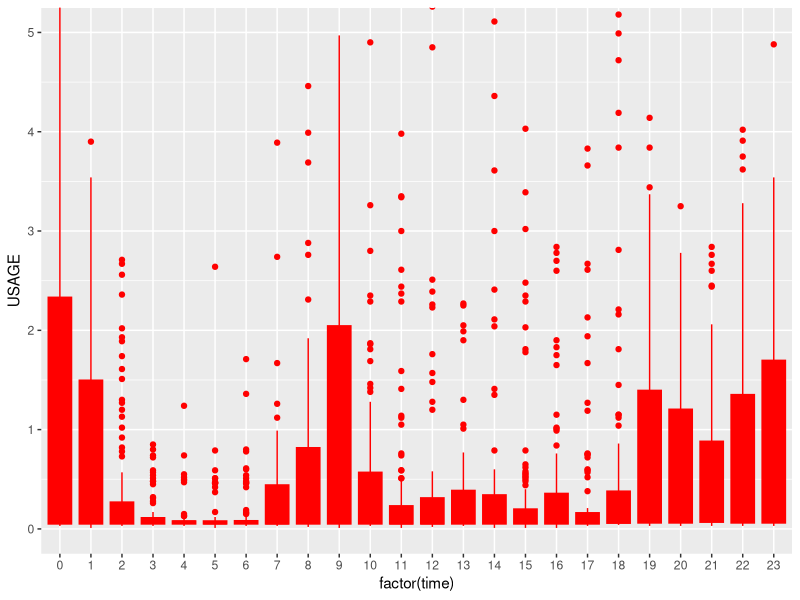

Write the R code that produced this figure.
# Data loading and manupulation

df <- read.csv("PGEdata1.csv", header = TRUE)

# Converting DATE to POSIXct format
df$DATE<-as.POSIXct(strptime(df$DATE, "%m/%d/%Y"))
# Adding a 'time' column to convert START.TIME to HH:MM format
df$time<-as.POSIXct(strptime(df$START.TIME, "%H:%M"))
# Converting 'time' column to starting hour data using 'format' function
df$time<-as.numeric(format(df$time, "%H"))

df$month <- as.numeric(format(df$DATE, "%m"))
library(ggplot2)
#pl <- ggplot(df,aes(month, USAGE))+geom_area(aes(color= time), size = 4, position = position_jitter(w=1,h=0))
#pl <- pl + scale_color_gradientn(colors=c('light blue', 'blue', 'light green', 'yellow', 'orange', 'red', 'black'))
#pl <- ggplot(df, aes(time, USAGE))+ geom_line(size=3, color='red')
pl <- ggplot(df, aes(factor(time), USAGE))+ geom_boxplot(color='red', fill = 'red')
pl<- pl+ coord_cartesian(ylim = c(0, 5))
print (pl)

# Linear Regression
df$ftime <-factor(df$time)
model <- lm(formula = USAGE ~ time, data = df)
print (summary(model))
